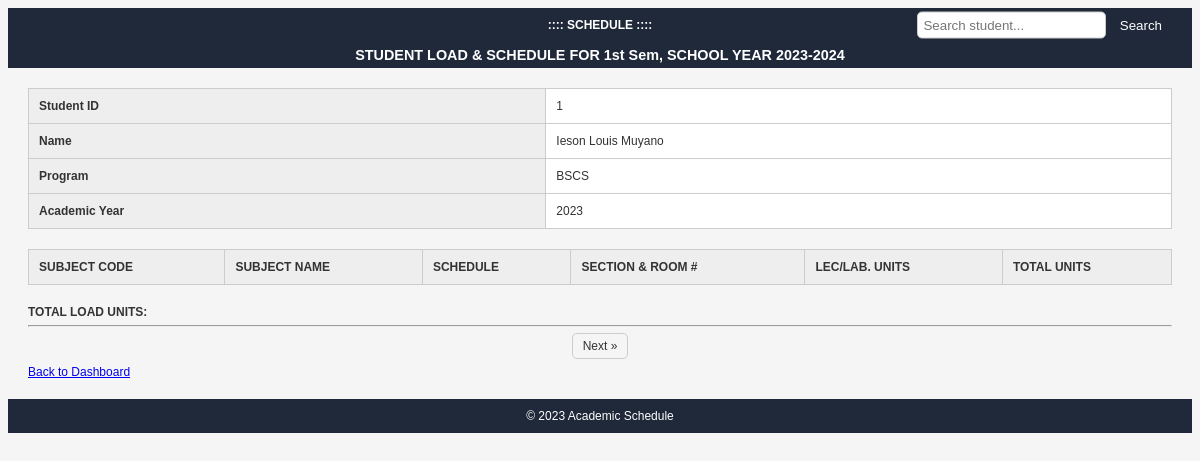
The page /academic_admin.php on the database its author committed.
### tables this page shows
CREATE TABLE `students` (
  `id` int(11) NOT NULL,
  `lastname` varchar(50) NOT NULL,
  `firstname` varchar(50) NOT NULL,
  `middlename` varchar(50) NOT NULL,
  `gender` enum('Male','Female') NOT NULL,
  `birthdate` date NOT NULL,
  `birthplace` varchar(100) NOT NULL,
  `address` text NOT NULL,
  `father` varchar(100) NOT NULL,
  `mother` varchar(100) NOT NULL,
  `created_at` timestamp NOT NULL DEFAULT current_timestamp(),
  `course` enum('BSIT','BSCS') NOT NULL,
  `status` enum('enrolled','dropped','completed') DEFAULT 'enrolled'
);

### academic_admin.php (the view, shortened to what this page needs)
<?php
include 'config.php';
$offset = isset($_GET['offset']) ? intval($_GET['offset']) : 0;
$limit = 1;
$search_query = isset($_GET['query']) ? $_GET['query'] : '';
$sql_students = "SELECT * FROM students";
$sql_students .= " LIMIT $limit OFFSET $offset";
$result_students = $conn->query($sql_students);
$sql_count = "SELECT COUNT(*) AS total FROM students";
$result_count = $conn->query($sql_count);
$total_students = $result_count->fetch_assoc()['total'];
?>
<!DOCTYPE html>
<html lang="en">
<head>
    <link href="./fontstyle.css" rel="stylesheet" type="text/css">
</head>
<body>
    <header class="header">
        <strong>:::: SCHEDULE ::::</strong>
        <div class="search-bar">
            <form action="" method="GET">
                <input type="text" name="query" placeholder="Search student..." value="<?php echo htmlspecialchars($search_query); ?>">
                <button type="submit">Search</button>
            </form>
        </div>
    </header>
    <section class="sub-header">
        <strong>STUDENT LOAD &amp; SCHEDULE FOR 1st Sem, SCHOOL YEAR 2023-2024</strong>
    </section>
    <div class="container">
        <?php if ($result_students->num_rows > 0): ?>
            <?php while ($row_student = $result_students->fetch_assoc()) : ?>
            <table>
                <tr>
                    <th>Student ID</th>
                    <td><?php echo htmlspecialchars($row_student['id']); ?></td>
                </tr>
                <tr>
                    <th>Name</th>
                    <td><?php echo htmlspecialchars($row_student['firstname'] . ' ' . $row_student['lastname']); ?></td>
                </tr>
                <tr>
                    <th>Program</th>
                    <td><?php echo htmlspecialchars($row_student['course']); ?></td>
                </tr>
                <tr>
                    <th>Academic Year</th>
                    <td>2023</td>
                </tr>
            </table>
            <table>
                <thead>
                    <tr>
                        <th>SUBJECT CODE</th>
                        <th>SUBJECT NAME</th>
                        <th>SCHEDULE</th>
                        <th>SECTION &amp; ROOM #</th>
                        <th>LEC/LAB. UNITS</th>
                        <th>TOTAL UNITS</th>
                    </tr>
                </thead>
            </table>
            <div class="summary">
                <strong>TOTAL LOAD UNITS:</strong>
            </div>
            <hr>
            <?php endwhile; ?>
        <?php else: ?>
            <p>No students found.</p>
        <?php endif; ?>
        <nav aria-label="Pagination">
            <ul class="pagination">
                <?php if ($offset + $limit < $total_students) : ?>
                    <li>
                        <a href="?offset=<?php echo $offset + $limit; ?>&query=<?php echo urlencode($search_query); ?>" aria-label="Next">
                            Next &raquo;
                        </a>
                    </li>
                <?php endif; ?>
            </ul>
        </nav>
        <div class="text-center">
            <a href="admin_dashboard.php" class="btn btn-secondary">Back to Dashboard</a>
        </div>
    </div>
    <footer class="footer">
        &copy; 2023 Academic Schedule
    </footer>
</body>
</html>

### academic_admin.php (style rules this page uses)
body { background-color: #F5F5F5; color: #333333; font-family: Arial, sans-serif; }
.header { background-color: #1F293A; color: #FFFFFF; text-align: center; padding: 10px 0; position: relative; }
.footer { background-color: #1F293A; color: #FFFFFF; text-align: center; padding: 10px 0; }
.sub-header { background-color: #1F293A; color: #FFFFFF; text-align: center; padding: 5px 0; font-size: 1.2em; }
.container { padding: 20px; }
table { width: 100%; border-collapse: collapse; margin-bottom: 20px; background-color: #FFFFFF; }
th, td { border: 1px solid #CCCCCC; padding: 10px; text-align: left; }
th { background-color: #EEEEEE; }
.pagination { display: flex; justify-content: center; list-style-type: none; padding: 0; }
.pagination li { margin: 0 5px; }
.pagination a { text-decoration: none; color: #333333; padding: 5px 10px; border: 1px solid #CCCCCC; border-radius: 5px; }
.search-bar { position: absolute; top: 50%; right: 20px; transform: translateY(-50%); }
.search-bar input[type="text"] { padding: 5px; border: 1px solid #CCCCCC; border-radius: 5px; }
.search-bar button { padding: 5px 10px; border: none; background-color: #1F293A; color: #FFFFFF; border-radius: 5px; cursor: pointer; }

### rows shown on the page
students: id "1", firstname+lastname "Ieson Louis Muyano", course "BSCS"
